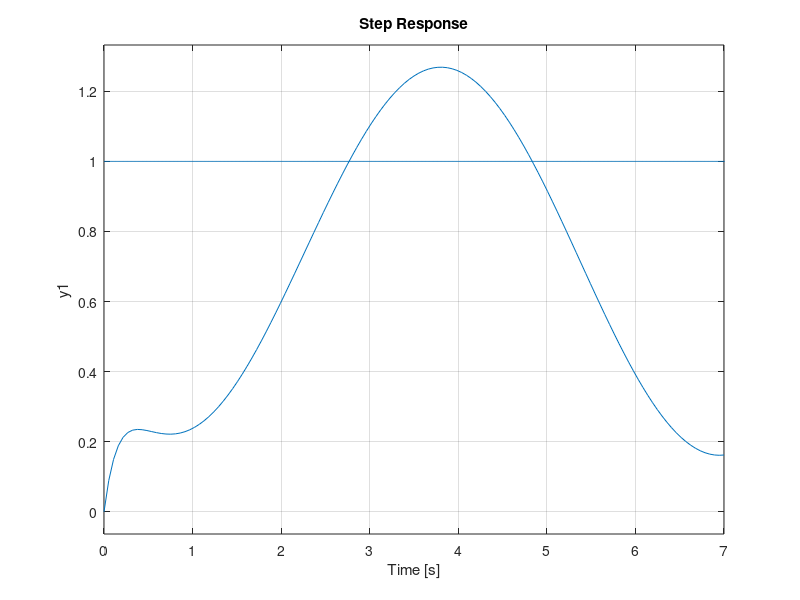

Write MATLAB code to recreate this figure.
%1.5 Programación en matlab
%Funciones de transferencia
%Simular función de transferencia
clc;
clear all;
H=tf(1,1)
step(H)
numG=[2 0 3 5];
denG=[1 5 8 4 2];
G=tf(numG,denG)
hold on
T=feedback(G,1);
step(T)
